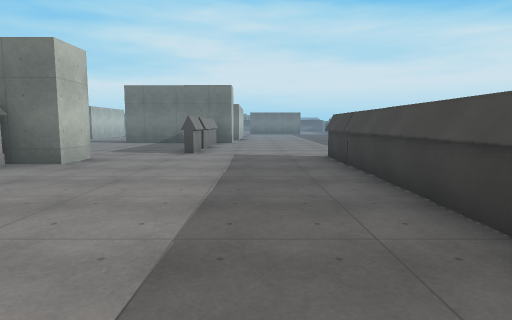
View 1 (above)

21 first-person views from a walk through a level from a Godot 3-D game. The camera is 1.4 m above the floor, tilts 6° down and sees 75° across. The floor is counted in squares, 2 m on a side. Each view is taken from the middle of a square. On the plan, view 1 faces up. The plan holds only what a view shows up to about 10 squares ahead; the rest is blank. The place goes on beyond the plan. Some surface patterns are stand-ins.

View 2
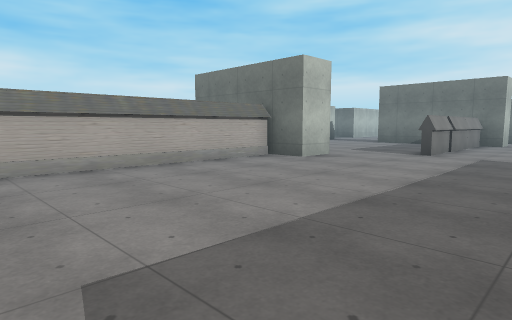

View 3
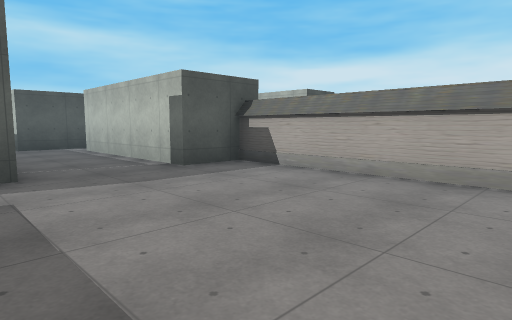

View 4
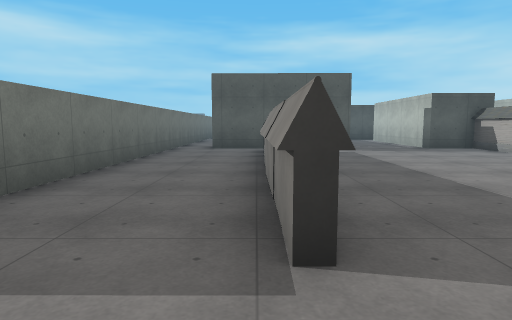

View 5
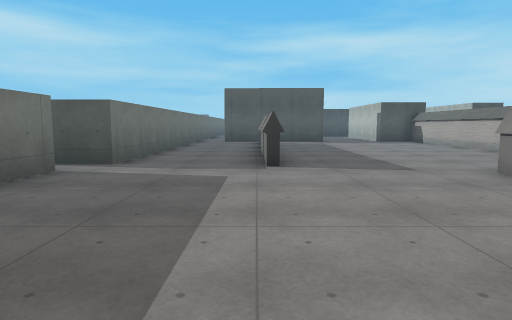

View 6
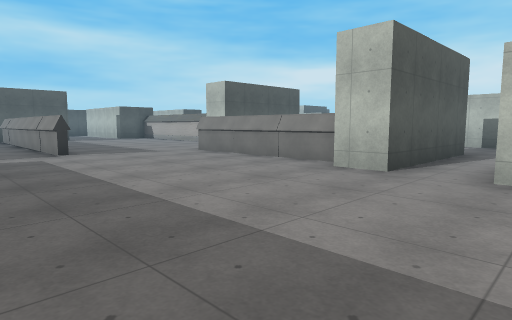

View 7
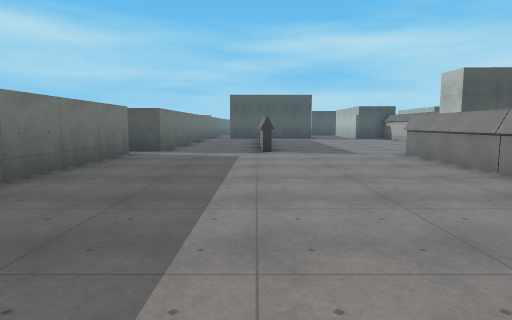

View 8
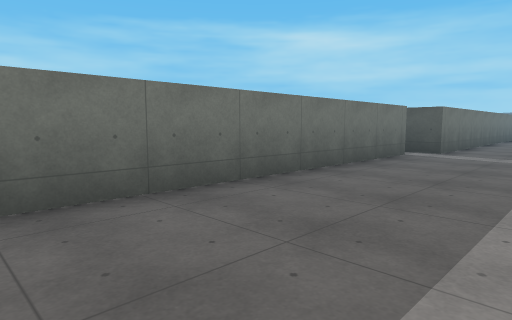

View 9
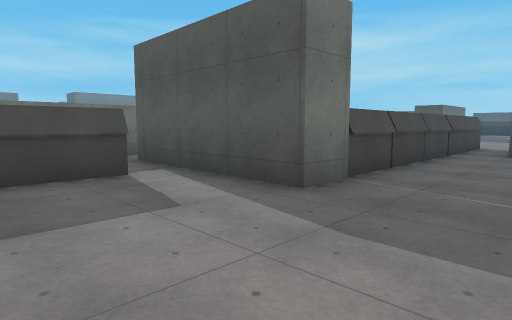

View 10
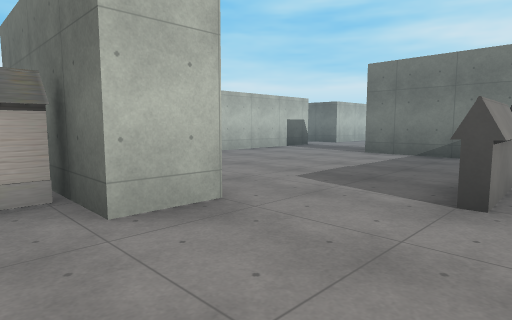

View 11
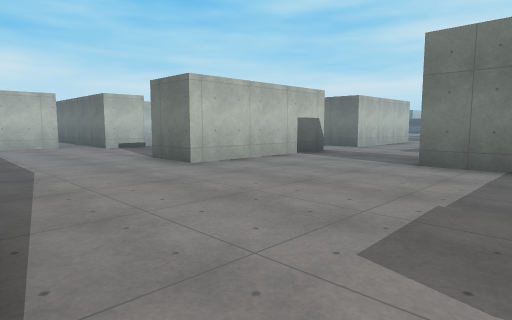

View 12
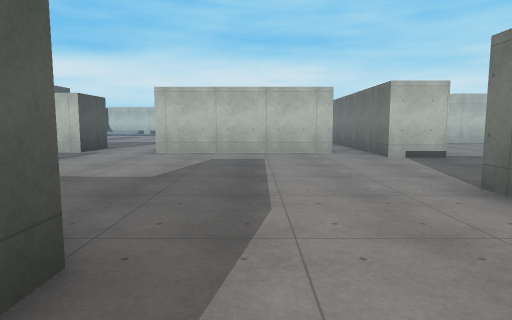

View 13
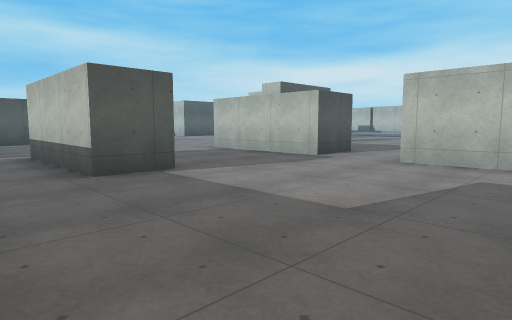

View 14
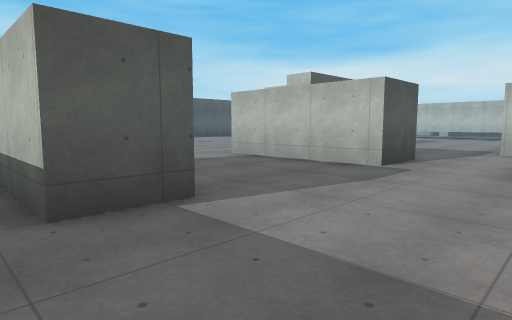

View 15
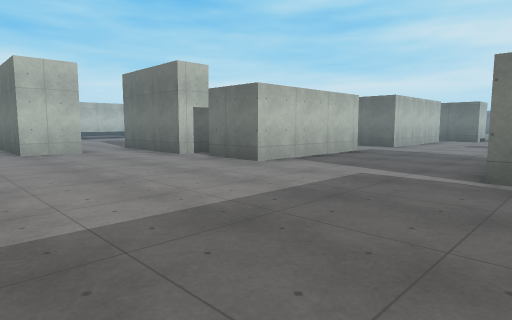

View 16
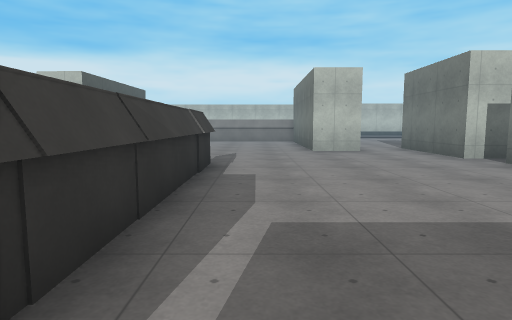

View 17
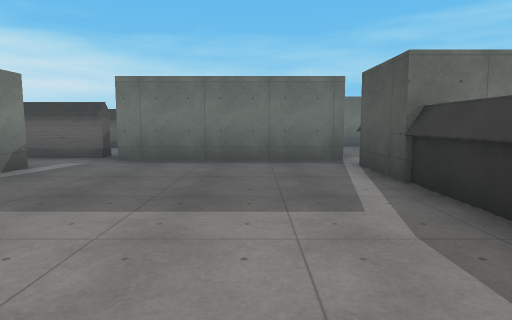

View 18
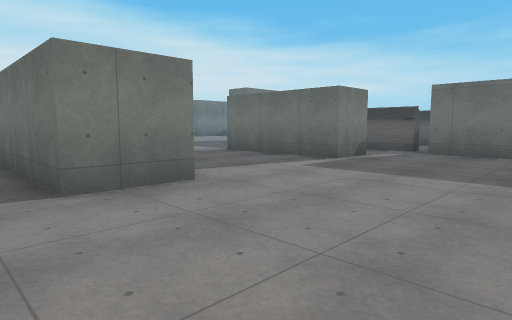

View 19
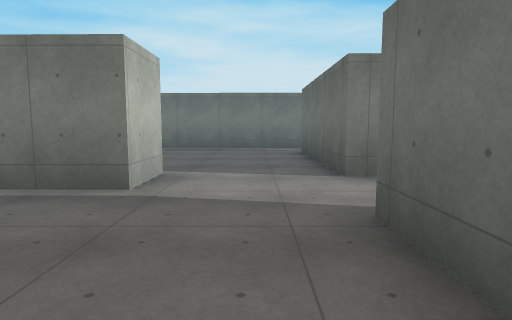

View 20
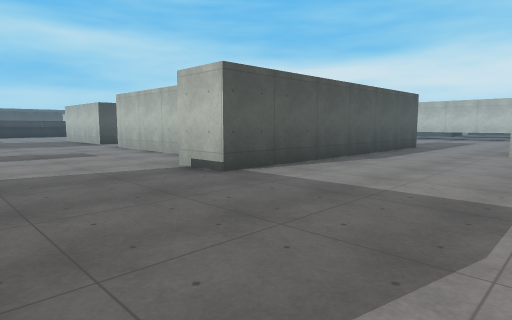

View 21
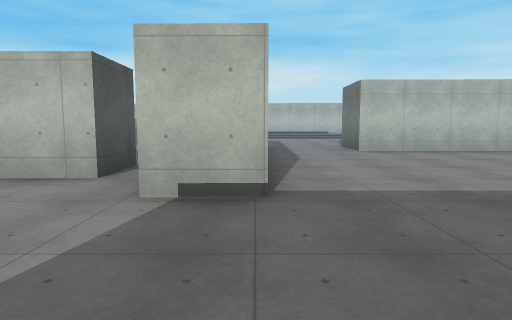

### Floor plan
Key: @ floor where view 1 was taken; # wall or solid block; x gap in a wall; . floor; B block; O other object.
Columns run from 20 left of view 1 to 5 right of it. Each row starts with its distance up from view 1.
 16  #......... ...   BB.....#
 15 ##.........B... .........#
 14 ...........B...#####.....#
 13 ...........B...#####.....#
 12 #######....B......#......#
 11 #######....B......#......#
 10  ....x............#......#
  9  ....#............#......#
  8  ....#...................#
  7  ....#.......#  #.....#..#
  6 BB...#......   ##.....#..#
  5 BB..........    #.....#..#
  4 ............    #.....#..#
  3 ....BB...BB.    #.....#..#
  2   ..BB...BB.   # .....#..#
  1    .BB...BB.#  #......#..#
  0 OOOOBB...BB.#  #....@.x..#
 -1 .............. BBB..####.#
 -2 O...........OO   B.##    #
 -3 OO..........OO   B.#
 -4 ............O    B.#
 -5 ............O    B.#
 -6 ....#######xO.   ..#
 -7          B       BB#
 -8                    #
 -9                    #
-10 O
-11 O

Where each view was taken, in squares from view 1:
view 1: 0 up, 0 right, facing up
view 2: 0 up, 1 right, facing up-left
view 3: 4 up, 0 right, facing down-left
view 4: 9 up, 2 right, facing down
view 5: 13 up, 2 right, facing down
view 6: 16 up, 4 right, facing down-left
view 7: 16 up, 2 right, facing down
view 8: 16 up, 2 right, facing down-right
view 9: 2 up, 3 left, facing down-right
view 10: 5 up, 1 left, facing up-left
view 11: 7 up, 3 left, facing up-left
view 12: 8 up, 6 left, facing left
view 13: 8 up, 8 left, facing down-left
view 14: 6 up, 9 left, facing down-left
view 15: 5 down, 10 left, facing up-left
view 16: 5 down, 10 left, facing left
view 17: 4 down, 15 left, facing right
view 18: 4 down, 17 left, facing up-right
view 19: 1 up, 17 left, facing up
view 20: 16 up, 10 left, facing down-left
view 21: 12 up, 10 left, facing left
